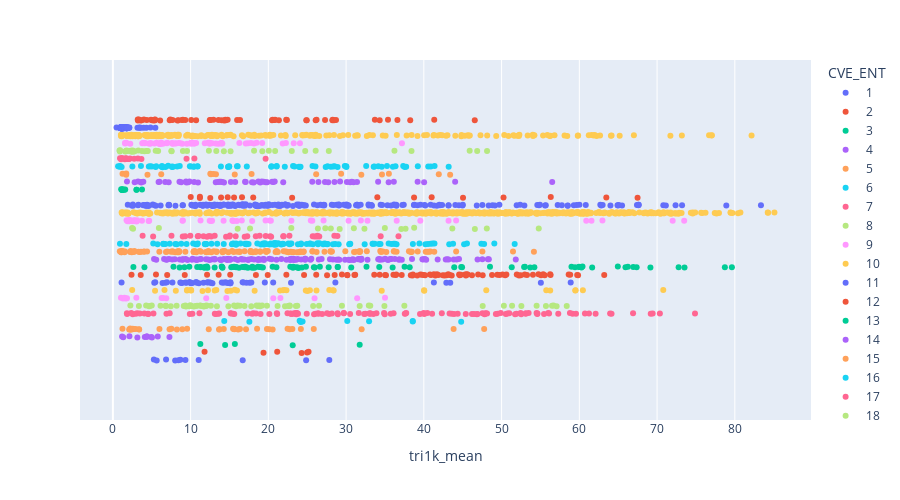

Notebook source saved alongside this figure:
### Code cell
px.strip(df, x="tri1k_mean", hover_name="NOMGEO", color="CVE_ENT",height=500)
